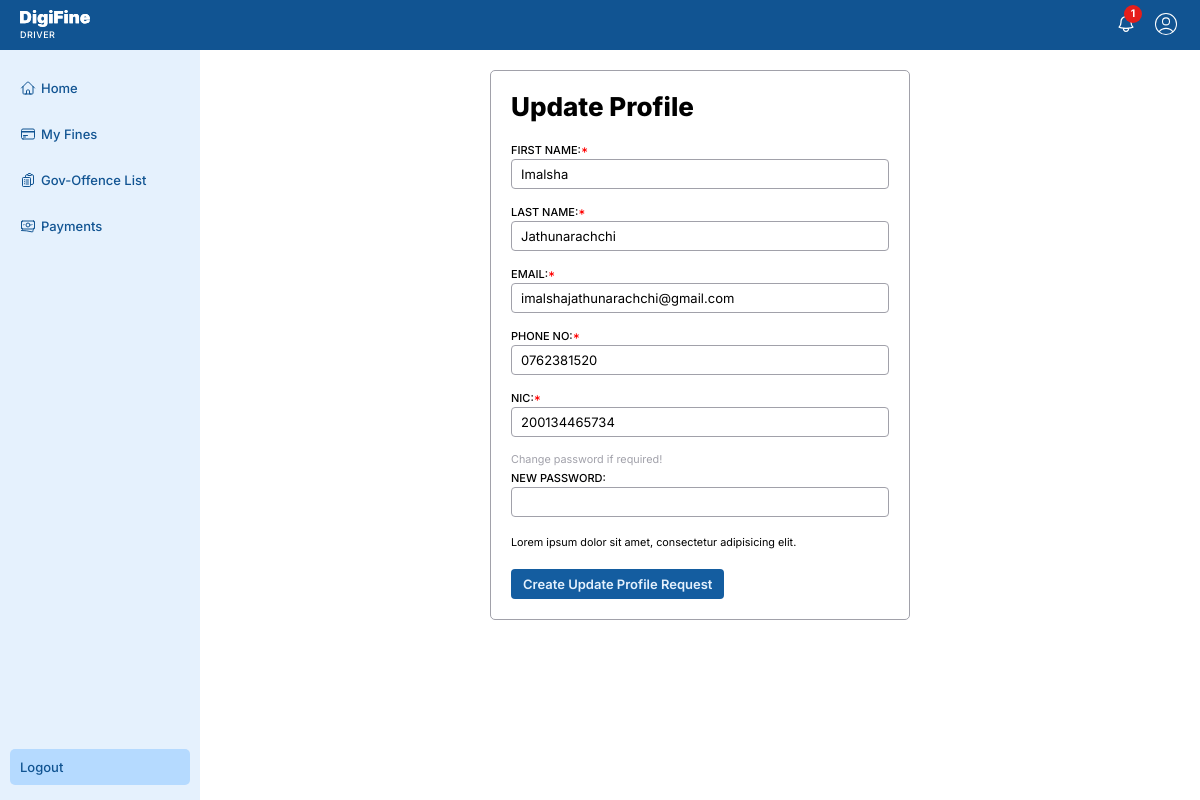
The app's page /dashboard/profile/update/index.php (signed in) with its own data.
### tables this page shows
CREATE TABLE `drivers` (
  `id` varchar(20) NOT NULL,
  `fname` varchar(50) NOT NULL,
  `lname` varchar(50) NOT NULL,
  `email` varchar(100) NOT NULL,
  `phone_no` varchar(15) NOT NULL,
  `nic` varchar(20) NOT NULL,
  `password` varchar(255) NOT NULL,
  `created_at` timestamp NOT NULL DEFAULT current_timestamp()
);

### dashboard/profile/update/index.php (the view, shortened to what this page needs)
<?php
require_once "../../../db/connect.php";
$currentUser = $_SESSION['user'];
$asPolice = $currentUser['role'] === 'officer';
$userid = $currentUser['id'];
if ($asPolice) {
    $sql = "SELECT * FROM update_officer_profile_requests WHERE id = '$userid'";
} else {
    $sql = "SELECT * FROM update_driver_profile_requests WHERE id = '$userid'";
}
if ($asPolice) {
    $sql = "SELECT fname, lname, email, nic, phone_no, police_station FROM officers WHERE id = '$userid'";
} else {
    $sql = "SELECT fname, lname, email, nic, phone_no FROM drivers WHERE id = '$userid'";
}
$result = $conn->query($sql);
$user = $result->fetch_assoc();
?>
<?php
include_once "../../../includes/header.php";
?>
<main>
    <?php include_once "../../includes/navbar.php" ?>
    <div class="dashboard-layout">
        <?php include_once "../../includes/sidebar.php" ?>
        <div class="content">
            <form action="update_process.php" method="post" class="container">
                <h1 class="h1">
                    Update Profile
                </h1>
                <div class="field">
                    <label for="fname">First Name:<span style="color: red;">*</span> </label>
                    <input type="text" value="<?php echo $user['fname'] ?>" id="fname" name="fname" required class="input" placeholder="<?php echo $user['fname'] ?>">
                </div>
                <div class="field">
                    <label for="fname">Last Name:<span style="color: red;">*</span> </label>
                    <input type="text" value="<?php echo $user['lname'] ?>" id="lname" name="lname" required class="input" placeholder="<?php echo $user['lname'] ?>">
                </div>
                <div class="field">
                    <label for="email">Email:<span style="color: red;">*</span></label>
                    <input type="email" id="email" name="email" value="<?php echo $user['email'] ?>" placeholder="<?php echo $user['email'] ?>" required class="input">
                </div>
                <div class="field">
                    <label for="phoneno">Phone No:<span style="color: red;">*</span></label>
                    <input type="tel" id="phoneno" pattern="\d{10}" name="phoneno" value="<?php echo $user['phone_no'] ?>" placeholder="<?php echo $user['phone_no'] ?>" required class="input">
                </div>
                <div class="field">
                    <label for="nic">NIC:<span style="color: red;">*</span></label>
                    <input type="text" id="nic" name="nic" value="<?php echo $user['nic'] ?>" placeholder="<?php echo $user['nic'] ?>" required class="input">
                </div>
                <small style="margin-bottom: 5px;color:var(--color-gray)">Change password if required!</small>
                <div class="field">
                    <label for="password">New Password: </label>
                    <input type="password" id="password" minlength="6" name="password" class="input">
                </div>
                <p>
                    <small>Lorem ipsum dolor sit amet, consectetur adipisicing elit.</small>
                </p>
                <button class="btn" style="margin-right: auto;margin-top:20px">Create Update Profile Request</a>
        </div>
    </div>
</main>
<?php include_once "../../../includes/footer.php" ?>

### styles/globals.css (style rules this page uses)
* { margin: 0; padding: 0; box-sizing: border-box; font-family: "Inter", sans-serif; font-optical-sizing: auto; }
button, input, select, textarea { outline: none; font-size: inherit; }
button { border: none; cursor: pointer; }
:root { --color-dark-blue: #115492; --color-blue: #145da0; --color-light-blue: #b5daff; --color-lighter-blue: #e5f1fd; --color-white: #ffffff; --color-black: #000000; --color-gray: #a1a1aa; --color-red: #e61e1a; --color-lighter-red: #f57876; font-size: 13px; background-color: var(--color-white); color: var(--color-black); }
main { display: flex; flex-direction: column; }

### styles/components.css (style rules this page uses)
.btn { padding: 0 12px; height: 30px; border-radius: 4px; font-weight: 600; border: none; background-color: var(--color-blue); color: var(--color-lighter-blue); cursor: pointer; user-select: none; display: flex; align-items: center; text-align: center; justify-content: center; }
.input { padding: 0 9px; height: 30px; border: 1px solid var(--color-gray); border-radius: 4px; }
.field { display: flex; flex-direction: column; }
.field label { text-transform: uppercase; font-size: 11px; font-weight: 500; margin-bottom: 2px; }
.h1 { font-size: 2rem; font-weight: 800; line-height: 32px; }

### dashboard/dashboard.css (style rules this page uses)
main { display: flex; flex-direction: column; }
.dashboard-layout { display: flex; }
.dashboard-layout .content { display: flex; flex: 1; flex-direction: column; padding: 20px; width: 100%; max-width: 1200px; margin: 0 auto; position: relative; overflow: hidden; }
.sidebar a svg { width: 16px; height: 16px; }
.container { border: 1px var(--color-gray) solid; border-radius: 5px; margin: 0 auto; width: 100%; max-width: 420px; padding: 20px; display: flex; flex-direction: column; background-color: var(--color-white); position: relative; }
.container h1 { margin-bottom: 20px; }
form { display: flex; flex-direction: column; }
form .field { margin-bottom: 16px; }
form .btn { width: max-content; max-width: 100%; }

### records on screen
drivers: fname "Imalsha", lname "Jathunarachchi", email "imalshajathunarachchi@gmail.com", phoneno "0762381520", nic "200134465734"

### other values on screen
$_SESSION['user']['role'] "DRIVER"
$title "Home My Fines Gov-Offence List Payments"
